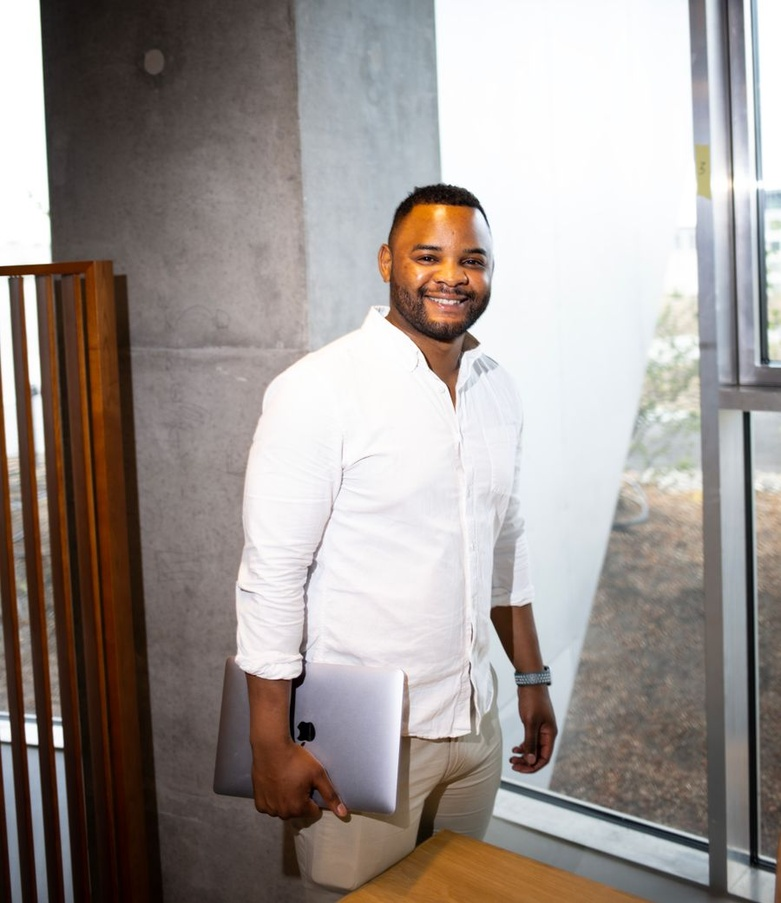
#> input picture campus-handover/assets/photos/accountant-man.jpg, 781 x 903 px, shrunk from 900 x 1041 before the run
$ python diffbands.py ../campus-handover/assets/photos/accountant-man.jpg 5
#> lines starting #> are read from the running program, lines starting #| are printed output that depends on the picture; after the words box and inside, x2 and y2 are one past the last pixel; in counts of white or black regions, pixels touching at a corner belong together
# Where a pixelmatch diff image is red, in 100px bands (dev helper for reading .parity/*.diff.png)
import sys
from PIL import Image
import numpy as np
d = np.asarray(Image.open(sys.argv[1]).convert('RGB')).astype(int)
red = (d[:, :, 0] > 200) & (d[:, :, 1] < 120)
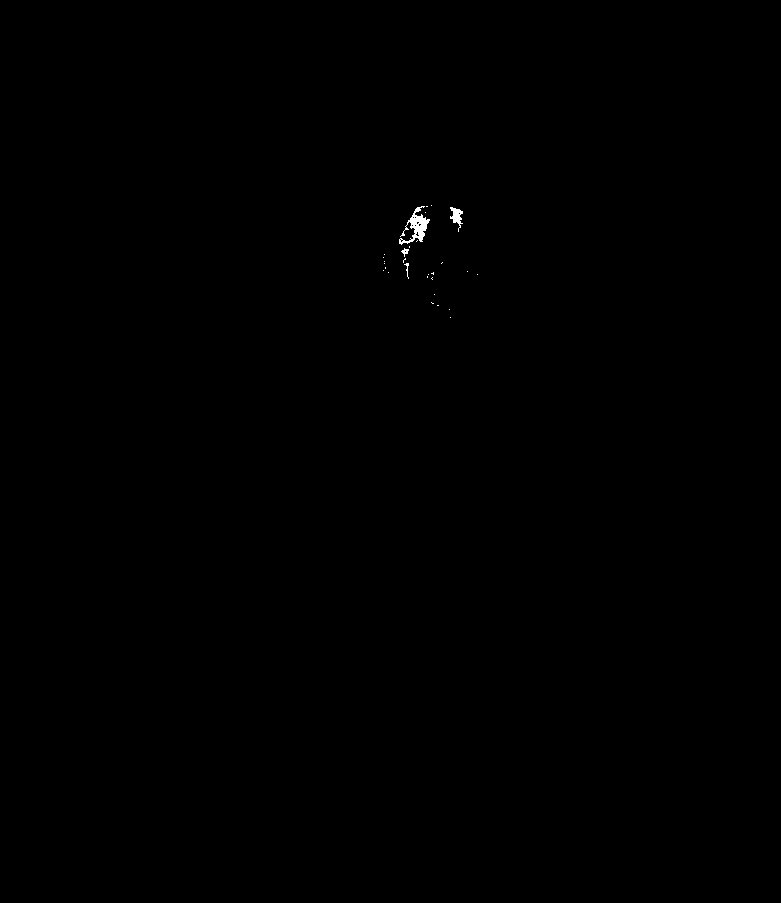
#> red: shape (903, 781) bool; 0.1% white; 29 white regions (25 under 20 px), largest, box (x1, y1, x2, y2) and area: (399, 206, 430, 245) 438, (450, 207, 463, 232) 150, (401, 248, 409, 257) 33, (404, 263, 409, 279) 26
rows = red.sum(axis=1)
#> rows = 903 values, max 29 at index 220, min 0 at index 0, mean 0.766
step = int(sys.argv[2]) if len(sys.argv) > 2 else 100
tot = red.sum()
#> tot = 692
print('total', tot, f'{tot / red.size * 100:.2f}%')
#| total 692 0.10%
for i in range(0, len(rows), step):
    s = rows[i:i + step].sum()
    if s > tot * 0.02:
        cols = red[i:i + step].sum(axis=0).nonzero()[0]
        print(f'{i:6d} {s:7d}  x {cols.min()}-{cols.max()}')
#> this loop made 181 passes
#> (i, s, cols) on passes 51, 53, 55: (250, 26, [384, 401, 402, 403, 404, 405, 406, 407, 408]), (260, 15, [384, 403, 404, 405, 406, 407, 408, 441, 442]), (270, 16, [383, 388, 406, 407, 428, 431, 432, 433, 467, 477])
#> (i, s) on passes 2 to 7: (5, 0), (10, 0), (15, 0), (20, 0), (25, 0), (30, 0)
#|    205      41  x 415-459
#|    210      66  x 413-462
#|    215     112  x 410-461
#|    220     122  x 407-462
#|    225      89  x 405-460
#|    230      58  x 402-458
#|    235      59  x 399-424
#|    240      47  x 399-422
#> (further printed lines are left out)
